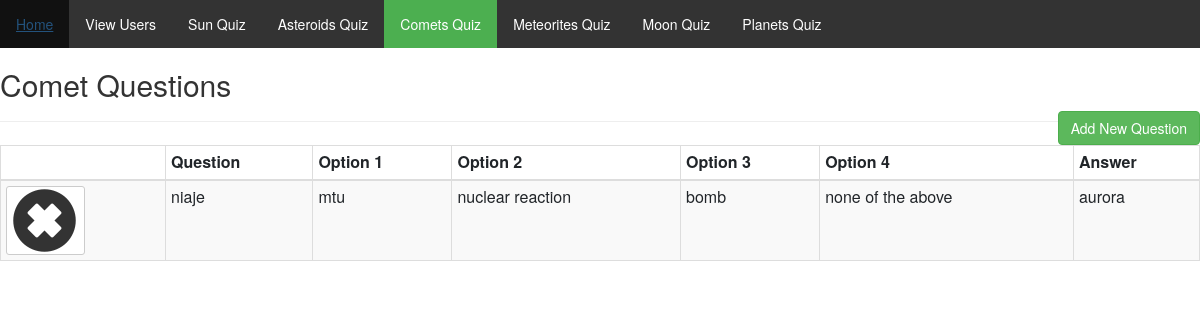
/admin/comet/cometquiz.php, run on the app's committed database.
### tables this page shows
CREATE TABLE `cometsquiz` (
  `id` int(255) NOT NULL,
  `que` varchar(255) NOT NULL,
  `option_1` varchar(255) NOT NULL,
  `option_2` varchar(255) NOT NULL,
  `option_3` varchar(255) NOT NULL,
  `option_4` varchar(255) NOT NULL,
  `ans` varchar(255) NOT NULL,
  `userans` text NOT NULL
);

### admin/comet/cometquiz.php (the view, shortened to what this page needs)
<?php
include '../../head.php';
$link = mysqli_connect("localhost", "102600", "choco95*", "starchild");
if(isset($_GET['add'])){
$que=((isset($_POST['que'])));
$opt1=((isset($_POST['option_1'])));
$opt2=((isset($_POST['option_2'])));
$opt3=((isset($_POST['option_3'])));
$opt4=((isset($_POST['option_4'])));
$ans=((isset($_POST['ans'])));
$errors=array();
if($_POST){
    $ansQuery=$link->query("SELECT * FROM cometsquiz WHERE ans='$ans'");
    $ansCount = mysqli_num_rows($ansQuery);
    if($ansCount != 0){
        $errors[]='The Entered Question Already Exists In The Database';
    }
    $required = array('que','option_1','option_2','option_3','option_4','ans');
    foreach($required as $f){
        if(empty($_POST[$f])){
            $errors[]='You Must Fill Out All Fields!';
            break;
        }
    }
    if(!empty($errors)){
        echo display_errors($errors);
    }else{
        $link->query("INSERT INTO cometsquiz (que, option_1, option_2,option_3,option_4,ans) VALUES ('$que','$opt1','$opt2','$opt3','$opt4','$ans')");
        $_SESSION['success_flash'] = 'Question Has Been Added';
        header('Location: cometquiz.php');
    }
}
?>
<?php
}else{
    $queQuery = $link->query("SELECT * FROM cometsquiz ");
    ?>
<link href="../nav.css" type="text/css" rel="stylesheet">
<ul>
                <li><a  href="../index.php" >Home</a></li>
                <li><a  href="../admin.php">View Users</a></li>
                <li><a href="../sun/sunquiz.php">Sun Quiz</a></li>
				<li><a href="../asteroid/asteroidquiz.php">Asteroids Quiz</a></li>
                <li><a href="../comet/cometquiz.php" class="active">Comets Quiz</a></li>
                <li><a href="../meteor/meteorquiz.php">Meteorites Quiz</a></li>
                <li><a href="../moon/moonquiz.php">Moon Quiz</a></li>
                 <li><a href="../planets/planetsquiz.php">Planets Quiz</a></li>
    </ul>
    <h2>Comet Questions</h2>
    <a href="cometquizadd.php" class="btn btn-success pull-right" id="add-product-btn">Add New Question</a>
    <hr>
    <table class="table table-bordered table-striped table-condensed">
        <thead><th></th><th>Question</th><th>Option 1</th><th>Option 2</th><th>Option 3</th><th>Option 4</th><th>Answer</th></thead>
        <tbody>
        <?php while($que = mysqli_fetch_assoc($queQuery)): ?>
            <tr>
                <td>
                <?php if($que['id'] == $que['id']): ?>
                    <a href="cometquiz.php?delete=<?=$que['id']; ?>" class="btn btn-default btn-xs"><span class="glyphicon glyphicon-remove-sign"></span></a>
                <?php endif; ?>
                </td>
                <td><?= $que['que'];?></td>
                <td><?= $que['option_1'];?></td>
                <td><?= $que['option_2'];?></td>
                <td><?= $que['option_3'];?></td>
                <td><?= $que['option_4'];?></td>
                <td><?= $que['ans'];?></td>
            </tr>
<?php endwhile;?>
</tbody>
</table>
<?php } ?>

### css/style.css (style rules this page uses)
*,html,body { margin:0; padding: 0; }
ul { list-style: none; }
ul li { display: inline-block; }

### css/nav.css (style rules this page uses)
span { font-size: 65px; letter-spacing: 2px; font-family: impact; }

### admin/nav.css (style rules this page uses)
ul { list-style-type: none; margin: 0; padding: 0; overflow: hidden; background-color: #333; }
li { float: left; }
li a { display: block; color: white; text-align: center; padding: 14px 16px; text-decoration: none; }
.active { background-color: #4CAF50; }

### data on the page
cometsquiz: que "niaje", option_1 "mtu", option_2 "nuclear reaction", option_3 "bomb", option_4 "none of the above", ans "aurora"
